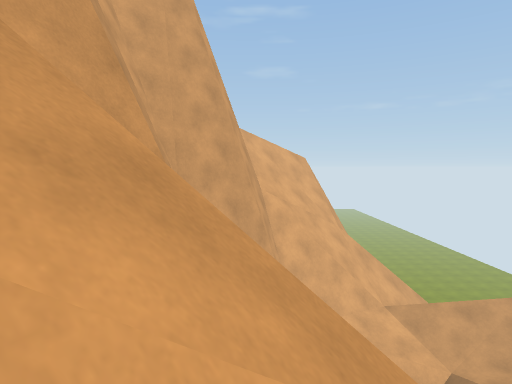
view 1 (above)

14 first-person views from a walk through a scene from a Unity 3-D project. The camera is 1.2 m above the floor, tilts 4° down and sees 75° across. The floor is counted in squares, 1 m on a side. Each view is taken from the middle of a square. On the plan, view 1 faces up. The plan holds only what a view shows up to about 14 squares ahead; the rest is blank. The place goes on beyond the plan. The player character is not drawn. Some animated figures are left out.

view 2
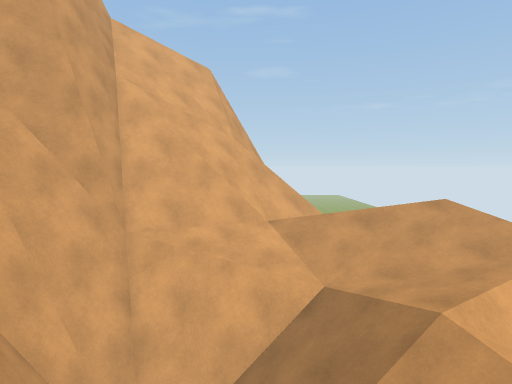

view 3
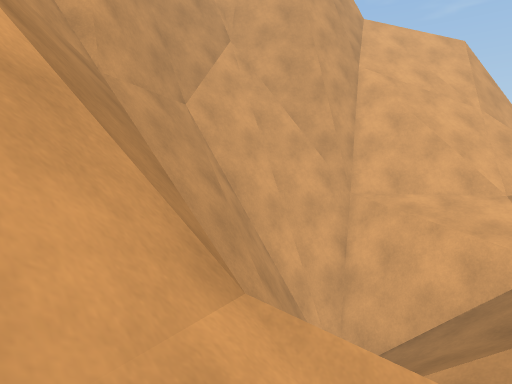

view 4
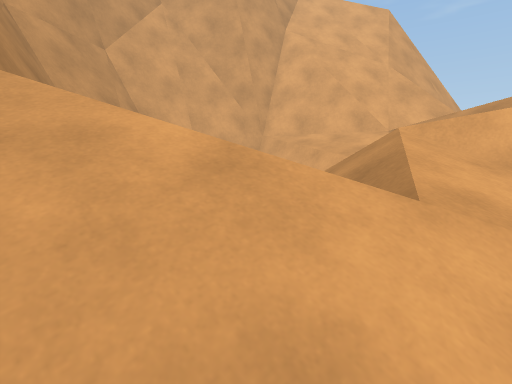

view 5
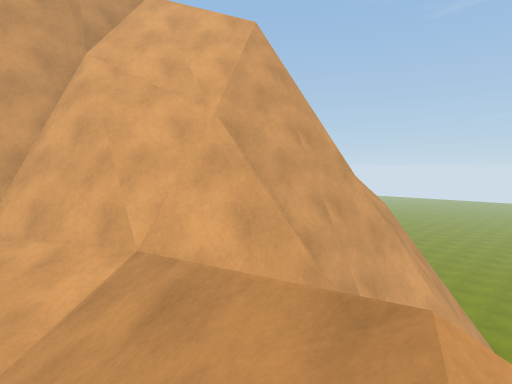

view 6
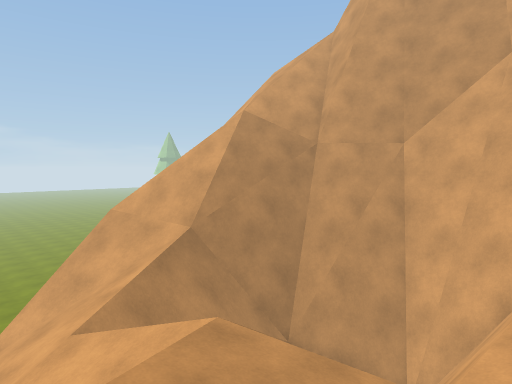

view 7
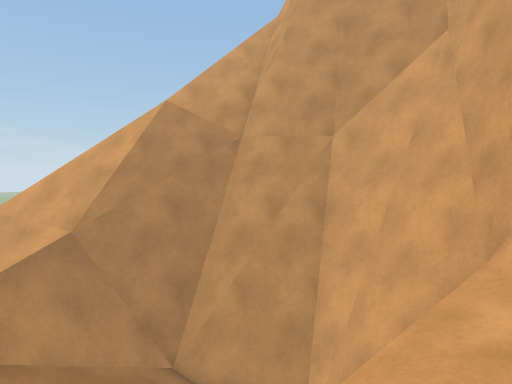

view 8
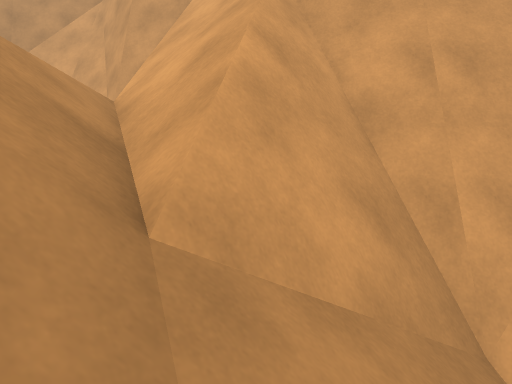

view 9
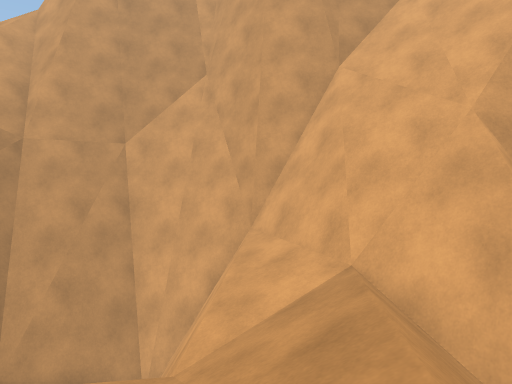

view 10
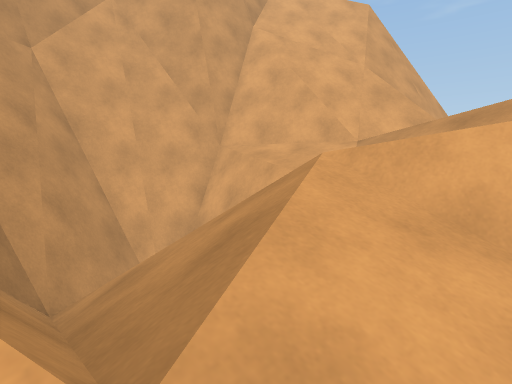

view 11
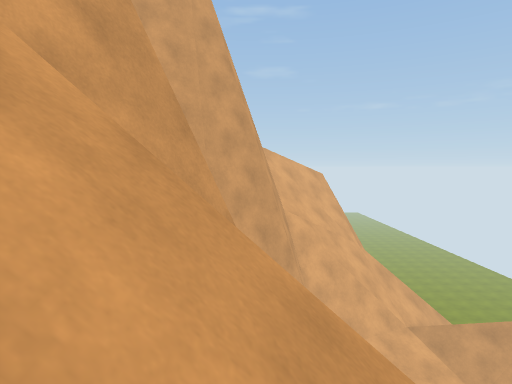

view 12
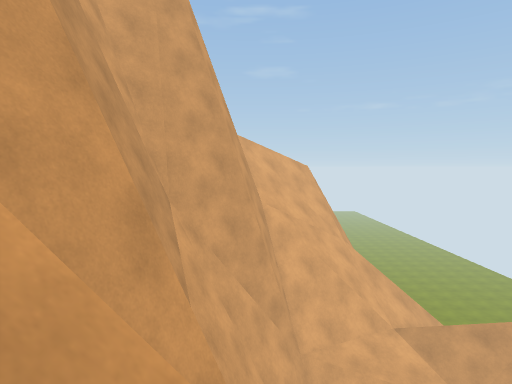

view 13
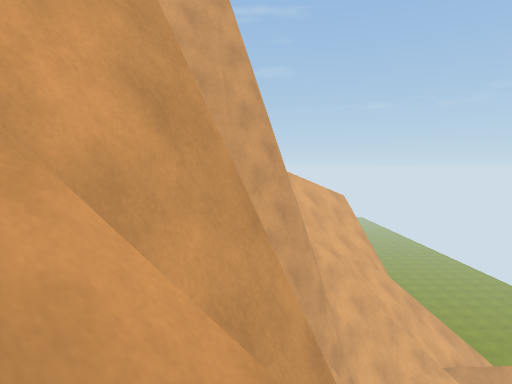

view 14
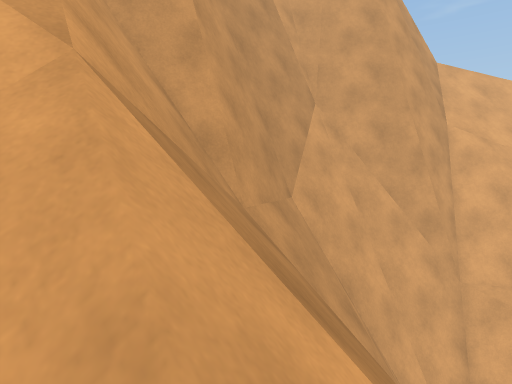

### Floor plan
Key: @ floor where view 1 was taken; # wall or solid block; x gap in a wall; . main floor; : floor 6.25 m higher than the main floor; / step, stairs or slope; = window, fence, low wall or low ledge; ^ raised ledge; v drop or lower ground.
Columns run from 4 left of view 1 to 11 right of it. Each row starts with its distance up from view 1.
 27             ..
 26             ..
 25             #=
 24             ##
 23              #
 22
 21         =  ##
 20         #==^^
 19         ^==^=
 18        ^#==^=/
 17       ^^=:vv=/
 16       ^#=//x=///
 15       ^^^//////
 14       ^^#=////
 13      ^^#=///////
 12     ^#=/////////
 11     ^=vv/v=/////
 10 ^   ^^##==//////
  9 ^     #=///////
  8 #v    #= //////
  7 #=v   ^#///////
  6  #vvv  ^==#////
  5  #=vvvv=^^=vx//
  4 ##vvvvvvvv/////
  3 #/vvvvvv///////
  2  //////////////
  1   ///////////
  0    /@       =

Positions as (right, up) in squares from view 1, and headings:
1: (0, 0), facing up
2: (5, 3), facing up
3: (7, 2), facing up-left
4: (10, 3), facing up-left
5: (11, 11), facing up-left
6: (11, 12), facing down-left
7: (8, 13), facing down-left
8: (11, 16), facing left
9: (11, 12), facing left
10: (10, 5), facing up-left
11: (-1, 0), facing up
12: (0, 1), facing up
13: (-2, 1), facing up
14: (4, 1), facing up-left
